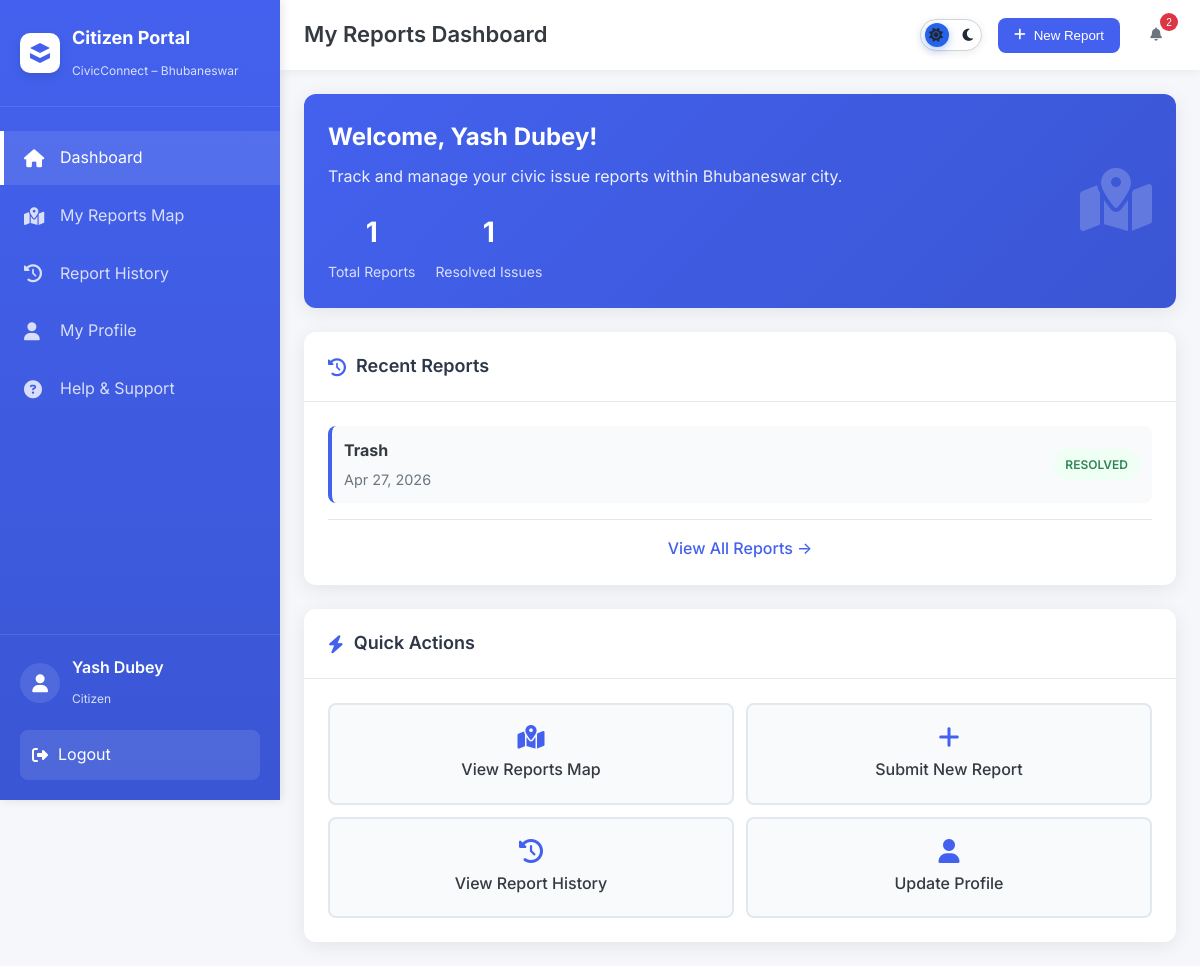
The page /user_dashboard.php (signed in) on the database its author committed.
### tables this page shows
CREATE TABLE `reports` (
  `id` int(11) NOT NULL,
  `user_id` int(11) DEFAULT NULL,
  `email` varchar(150) DEFAULT NULL,
  `category` varchar(100) NOT NULL,
  `description` text NOT NULL,
  `latitude` decimal(10,7) NOT NULL,
  `longitude` decimal(10,7) NOT NULL,
  `municipality` varchar(50) DEFAULT NULL,
  `zone` varchar(50) DEFAULT NULL,
  `status` enum('Reported','Acknowledged','In Progress','Resolved') DEFAULT 'Reported',
  `tracking_token` varchar(32) DEFAULT NULL,
  `image_filename` varchar(255) DEFAULT NULL,
  `created_at` timestamp NOT NULL DEFAULT current_timestamp()
);

### user_dashboard.php (the view, shortened to what this page needs)
<?php
$database = new Database();
$db = $database->getConnection();
$userId = (int)$_SESSION['user_id'];
$query = "SELECT id, latitude, longitude, category, description, status, created_at, image_filename
          FROM reports
          WHERE user_id = ?
          ORDER BY created_at DESC";
$stmt = $db->prepare($query);
$stmt->bind_param("i", $userId);
$stmt->execute();
$result = $stmt->get_result();
$reports = $result->fetch_all(MYSQLI_ASSOC);
?>
<!DOCTYPE html>
<html lang="en">
<head>
    <link rel="stylesheet" href="https://cdnjs.cloudflare.com/ajax/libs/font-awesome/6.4.0/css/all.min.css">
    <link rel="stylesheet" href="assets/css/user-dashboard.css">
    <link rel="stylesheet" href="assets/css/mobile.css?v=3">
</head>
<body>
<nav class="user-sidebar sidebar">
    <div class="sidebar-header">
        <div class="logo-container">
            <div class="gov-logo">
                <svg viewBox="0 0 24 24">
                    <path d="M12,2L2,7L12,12L22,7L12,2M2,17L12,22L22,17V12L12,17L2,12V17Z" />
                </svg>
            </div>
            <div class="logo-text">
                <h2>Citizen Portal</h2>
                <span>CivicConnect – Bhubaneswar</span>
            </div>
        </div>
    </div>
     <ul class="sidebar-menu">
            <li class="menu-item active">
                <a href="user_dashboard.php">
                    <i class="fas fa-home"></i>
                    <span>Dashboard</span>
                </a>
            </li>
            <li class="menu-item">
                <a href="map_reports.php">
                    <i class="fas fa-map-marked-alt"></i>
                    <span>My Reports Map</span>
                </a>
            </li>
            <li class="menu-item">
                <a href="report_history.php">
                    <i class="fas fa-history"></i>
                    <span>Report History</span>
                </a>
            </li>
            <li class="menu-item">
                <a href="profile.php">
                    <i class="fas fa-user"></i>
                    <span>My Profile</span>
                </a>
            </li>
            <li class="menu-item">
                <a href="help.php">
                    <i class="fas fa-question-circle"></i>
                    <span>Help & Support</span>
                </a>
            </li>
        </ul>
    <div class="sidebar-footer">
            <div class="user-info">
                <div class="user-avatar">
                    <i class="fas fa-user"></i>
                </div>
                <div class="user-details">
                    <span class="user-name"><?php echo htmlspecialchars($_SESSION['full_name']); ?></span>
                    <span class="user-role">Citizen</span>
                </div>
            </div>
            <a href="logout.php" class="logout-btn">
                <i class="fas fa-sign-out-alt"></i>
                <span>Logout</span>
            </a>
        </div>
    </nav>
    <main class="user-main">
        <header class="user-header">
            <div class="header-left">
                <h1>My Reports Dashboard</h1>
            </div>
            <div class="header-right">
            <div class="theme-toggle-container">
                <div class="theme-toggle" id="themeToggle">
                    <i class="fas fa-sun"></i>
                    <i class="fas fa-moon"></i>
                    <span class="toggle-thumb"></span>
                </div>
            </div>
            <button class="new-report-btn" onclick="location.href='map_reports.php'">
                <i class="fas fa-plus"></i>
                New Report
            </button>
            <div class="header-actions">
                <button class="notification-btn">
                    <i class="fas fa-bell"></i>
                    <span class="notification-badge">2</span>
                </button>
            </div>
        </div>
        </header>
        <div class="dashboard-content">
            <div class="welcome-card">
                <div class="welcome-content">
                    <h2>Welcome, <?php echo htmlspecialchars($_SESSION['full_name']); ?>!</h2>
                    <p>Track and manage your civic issue reports within Bhubaneswar city.</p>
                    <div class="welcome-stats">
                        <div class="welcome-stat">
                            <span class="stat-number"><?php echo count($reports); ?></span>
                            <span class="stat-label">Total Reports</span>
                        </div>
                        <div class="welcome-stat">
                            <span class="stat-number"><?php echo count(array_filter($reports, function($r) { return $r['status'] === 'Resolved'; })); ?></span>
                            <span class="stat-label">Resolved Issues</span>
                        </div>
                    </div>
                </div>
                <div class="welcome-image">
                    <i class="fas fa-map-marked-alt"></i>
                </div>
            </div>
            <div class="content-grid">
                <div class="content-card">
                    <div class="card-header">
                        <h2><i class="fas fa-history"></i> Recent Reports</h2>
                    </div>
                    <div class="card-body">
                        <?php if (count($reports) > 0): ?>
                            <div class="recent-reports">
                                <?php $recentReports = array_slice($reports, 0, 5); ?>
                                <?php foreach ($recentReports as $report): ?>
                                    <div class="report-item">
                                        <div class="report-info">
                                            <h4><?php echo htmlspecialchars($report['category']); ?></h4>
                                            <p><?php echo date('M j, Y', strtotime($report['created_at'])); ?></p>
                                        </div>
                                        <div class="report-status">
                                            <span class="status-badge status-<?php echo strtolower(str_replace(' ', '-', $report['status'])); ?>">
                                                <?php echo $report['status']; ?>
                                            </span>
                                        </div>
                                    </div>
                                <?php endforeach; ?>
                            </div>
                            <div class="view-all">
                                <a href="report_history.php">View All Reports →</a>
                            </div>
                        <?php endif; ?>
                    </div>
                </div>
                <div class="content-card">
                    <div class="card-header">
                        <h2><i class="fas fa-bolt"></i> Quick Actions</h2>
                    </div>
                    <div class="card-body">
                        <div class="quick-actions">
                            <a href="map_reports.php" class="action-btn">
                                <i class="fas fa-map-marked-alt"></i>
                                <span>View Reports Map</span>
                            </a>
                            <a href="map_reports.php" class="action-btn">
                                <i class="fas fa-plus"></i>
                                <span>Submit New Report</span>
                            </a>
                            <a href="report_history.php" class="action-btn">
                                <i class="fas fa-history"></i>
                                <span>View Report History</span>
                            </a>
                            <a href="profile.php" class="action-btn">
                                <i class="fas fa-user"></i>
                                <span>Update Profile</span>
                            </a>
                        </div>
                    </div>
                </div>
            </div>
        </div>
</main>
</body>
</html>

### rows shown on the page
reports: status "1", category "Trash", created_at "Apr 27, 2026", status "RESOLVED"

### other values the page prints
$_SESSION['full_name'] "Yash Dubey"
count($reports) "1"
